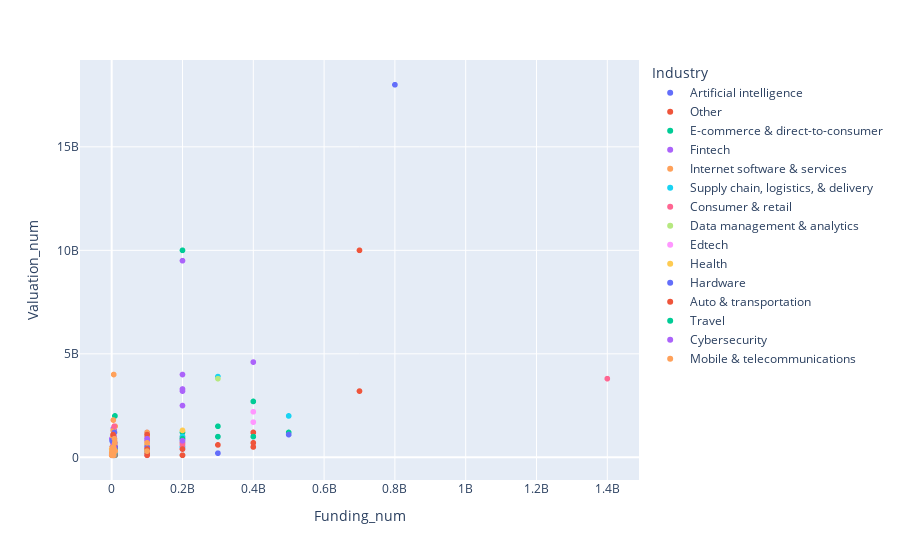

Source (notebook cell):
### Code cell
fig2 = px.scatter(df_companies,x=df_companies['Funding_num'], y=df_companies['Valuation_num'], color=df_companies['Industry'])
fig2.show()
